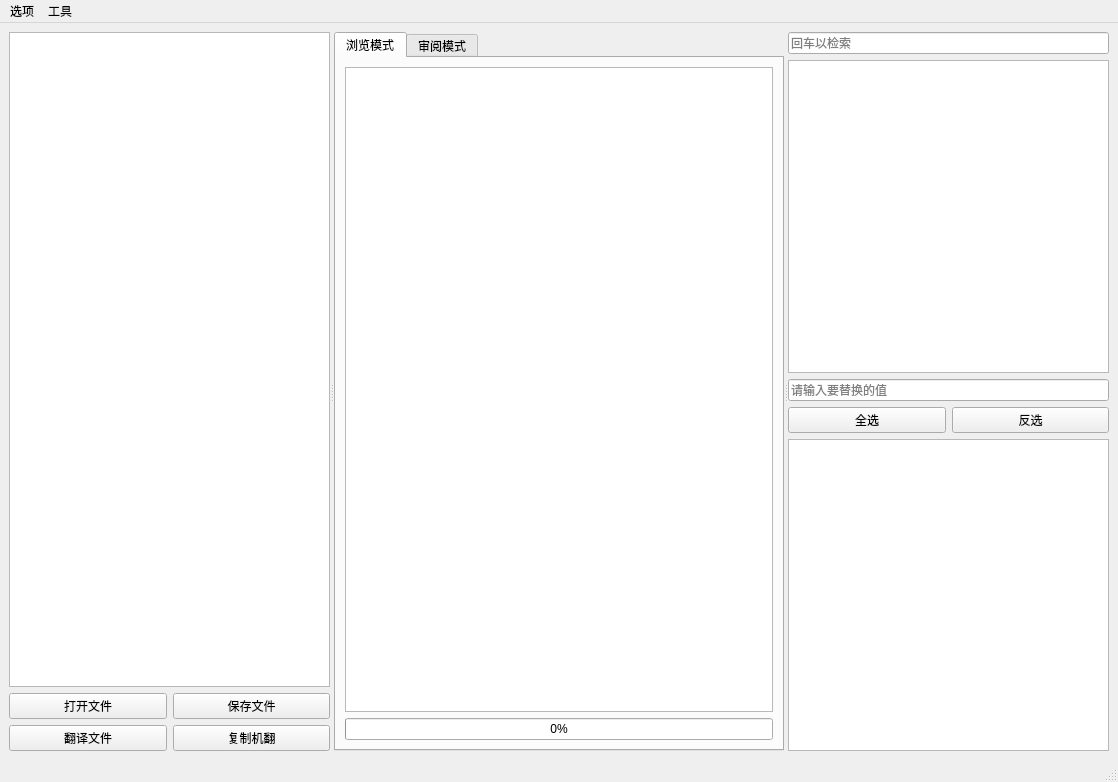
<?xml version="1.0" encoding="UTF-8"?>
<ui version="4.0">
 <class>MainWindow</class>
 <widget class="QMainWindow" name="MainWindow">
  <property name="geometry">
   <rect>
    <x>0</x>
    <y>0</y>
    <width>1118</width>
    <height>782</height>
   </rect>
  </property>
  <property name="windowTitle">
   <string>JSON-i18n</string>
  </property>
  <widget class="QWidget" name="centralwidget">
   <layout class="QGridLayout" name="gridLayout">
    <item row="0" column="0">
     <widget class="QSplitter" name="splitter">
      <property name="orientation">
       <enum>Qt::Horizontal</enum>
      </property>
      <widget class="QWidget" name="layoutWidget">
       <layout class="QVBoxLayout" name="verticalLayout_4">
        <item>
         <widget class="QTreeView" name="treeView">
          <property name="sizePolicy">
           <sizepolicy hsizetype="Preferred" vsizetype="Expanding">
            <horstretch>0</horstretch>
            <verstretch>0</verstretch>
           </sizepolicy>
          </property>
          <property name="minimumSize">
           <size>
            <width>300</width>
            <height>0</height>
           </size>
          </property>
          <attribute name="headerVisible">
           <bool>false</bool>
          </attribute>
         </widget>
        </item>
        <item>
         <layout class="QGridLayout" name="gridLayout_3">
          <item row="0" column="0">
           <widget class="QPushButton" name="printButton">
            <property name="text">
             <string>打开文件</string>
            </property>
           </widget>
          </item>
          <item row="1" column="0">
           <widget class="QPushButton" name="translateButton">
            <property name="text">
             <string>翻译文件</string>
            </property>
           </widget>
          </item>
          <item row="1" column="1">
           <widget class="QPushButton" name="copyButton">
            <property name="text">
             <string>复制机翻</string>
            </property>
           </widget>
          </item>
          <item row="0" column="1">
           <widget class="QPushButton" name="saveButton">
            <property name="text">
             <string>保存文件</string>
            </property>
           </widget>
          </item>
         </layout>
        </item>
       </layout>
      </widget>
      <widget class="QTabWidget" name="tabWidget">
       <property name="sizePolicy">
        <sizepolicy hsizetype="Maximum" vsizetype="Expanding">
         <horstretch>0</horstretch>
         <verstretch>0</verstretch>
        </sizepolicy>
       </property>
       <property name="currentIndex">
        <number>0</number>
       </property>
       <property name="iconSize">
        <size>
         <width>20</width>
         <height>30</height>
        </size>
       </property>
       <widget class="QWidget" name="tab_5">
        <attribute name="title">
         <string>浏览模式</string>
        </attribute>
        <layout class="QGridLayout" name="gridLayout_4">
         <item row="1" column="1">
          <widget class="QTableView" name="TableView">
           <property name="minimumSize">
            <size>
             <width>400</width>
             <height>0</height>
            </size>
           </property>
          </widget>
         </item>
         <item row="2" column="1">
          <widget class="QProgressBar" name="translateProgressBar">
           <property name="value">
            <number>0</number>
           </property>
          </widget>
         </item>
        </layout>
       </widget>
       <widget class="QWidget" name="tab_6">
        <attribute name="title">
         <string>审阅模式</string>
        </attribute>
        <layout class="QVBoxLayout" name="verticalLayout_6">
         <item>
          <widget class="QLabel" name="reviewLabel">
           <property name="text">
            <string>审阅模式</string>
           </property>
          </widget>
         </item>
         <item>
          <widget class="QPlainTextEdit" name="originalReviewPlainTextEdit">
           <property name="maximumSize">
            <size>
             <width>16777215</width>
             <height>50</height>
            </size>
           </property>
           <property name="readOnly">
            <bool>true</bool>
           </property>
          </widget>
         </item>
         <item>
          <widget class="QPlainTextEdit" name="translateReviewPlainTextEdit"/>
         </item>
         <item>
          <widget class="QPlainTextEdit" name="machineTranslateReviewPlainTextEdit">
           <property name="readOnly">
            <bool>true</bool>
           </property>
          </widget>
         </item>
         <item>
          <layout class="QHBoxLayout" name="horizontalLayout_3">
           <item>
            <widget class="QPushButton" name="reviewPreviousPushButton">
             <property name="text">
              <string>上一个</string>
             </property>
            </widget>
           </item>
           <item>
            <spacer name="horizontalSpacer_3">
             <property name="orientation">
              <enum>Qt::Horizontal</enum>
             </property>
             <property name="sizeHint" stdset="0">
              <size>
               <width>40</width>
               <height>20</height>
              </size>
             </property>
            </spacer>
           </item>
           <item>
            <widget class="QLineEdit" name="reviewJumpPageLineEdit">
             <property name="sizePolicy">
              <sizepolicy hsizetype="MinimumExpanding" vsizetype="Fixed">
               <horstretch>0</horstretch>
               <verstretch>0</verstretch>
              </sizepolicy>
             </property>
             <property name="alignment">
              <set>Qt::AlignCenter</set>
             </property>
             <property name="placeholderText">
              <string>跳转至</string>
             </property>
            </widget>
           </item>
           <item>
            <spacer name="horizontalSpacer_4">
             <property name="orientation">
              <enum>Qt::Horizontal</enum>
             </property>
             <property name="sizeHint" stdset="0">
              <size>
               <width>40</width>
               <height>20</height>
              </size>
             </property>
            </spacer>
           </item>
           <item>
            <widget class="QPushButton" name="reviewNextPushButton">
             <property name="text">
              <string>下一个</string>
             </property>
            </widget>
           </item>
          </layout>
         </item>
        </layout>
       </widget>
      </widget>
      <widget class="QWidget" name="layoutWidget">
       <layout class="QVBoxLayout" name="verticalLayout_2">
        <item>
         <widget class="QLineEdit" name="searchLineEdit">
          <property name="sizePolicy">
           <sizepolicy hsizetype="Preferred" vsizetype="Fixed">
            <horstretch>0</horstretch>
            <verstretch>0</verstretch>
           </sizepolicy>
          </property>
          <property name="minimumSize">
           <size>
            <width>300</width>
            <height>0</height>
           </size>
          </property>
          <property name="inputMask">
           <string/>
          </property>
          <property name="placeholderText">
           <string>回车以检索</string>
          </property>
         </widget>
        </item>
        <item>
         <widget class="QTableView" name="searchTableView">
          <property name="enabled">
           <bool>true</bool>
          </property>
          <property name="sizePolicy">
           <sizepolicy hsizetype="Preferred" vsizetype="Expanding">
            <horstretch>0</horstretch>
            <verstretch>0</verstretch>
           </sizepolicy>
          </property>
          <property name="minimumSize">
           <size>
            <width>0</width>
            <height>0</height>
           </size>
          </property>
          <attribute name="horizontalHeaderDefaultSectionSize">
           <number>123</number>
          </attribute>
         </widget>
        </item>
        <item>
         <layout class="QVBoxLayout" name="verticalLayout">
          <item>
           <widget class="QLineEdit" name="replacelineEdit">
            <property name="sizePolicy">
             <sizepolicy hsizetype="Preferred" vsizetype="Fixed">
              <horstretch>0</horstretch>
              <verstretch>0</verstretch>
             </sizepolicy>
            </property>
            <property name="minimumSize">
             <size>
              <width>0</width>
              <height>0</height>
             </size>
            </property>
            <property name="placeholderText">
             <string>请输入要替换的值</string>
            </property>
           </widget>
          </item>
          <item>
           <layout class="QHBoxLayout" name="horizontalLayout">
            <item>
             <widget class="QPushButton" name="selectAllPushButton">
              <property name="text">
               <string>全选</string>
              </property>
             </widget>
            </item>
            <item>
             <widget class="QPushButton" name="invertSelectionPushButton">
              <property name="text">
               <string>反选</string>
              </property>
             </widget>
            </item>
           </layout>
          </item>
         </layout>
        </item>
        <item>
         <widget class="QListView" name="replacelistView">
          <property name="sizePolicy">
           <sizepolicy hsizetype="Preferred" vsizetype="Expanding">
            <horstretch>0</horstretch>
            <verstretch>0</verstretch>
           </sizepolicy>
          </property>
          <property name="minimumSize">
           <size>
            <width>0</width>
            <height>0</height>
           </size>
          </property>
         </widget>
        </item>
       </layout>
      </widget>
     </widget>
    </item>
   </layout>
  </widget>
  <widget class="QMenuBar" name="menubar">
   <property name="geometry">
    <rect>
     <x>0</x>
     <y>0</y>
     <width>1118</width>
     <height>26</height>
    </rect>
   </property>
   <widget class="QMenu" name="menu12">
    <property name="title">
     <string>选项</string>
    </property>
    <addaction name="actionSettings"/>
    <addaction name="actionSaveLayout"/>
    <addaction name="actionAbout"/>
   </widget>
   <widget class="QMenu" name="menu">
    <property name="title">
     <string/>
    </property>
   </widget>
   <widget class="QMenu" name="menu_2">
    <property name="title">
     <string>工具</string>
    </property>
    <addaction name="actionClearSpaces"/>
    <addaction name="actionSaveAsSafeMode"/>
   </widget>
   <addaction name="menu12"/>
   <addaction name="menu_2"/>
   <addaction name="menu"/>
  </widget>
  <widget class="QStatusBar" name="statusbar"/>
  <action name="actionopen">
   <property name="text">
    <string>open</string>
   </property>
  </action>
  <action name="actionsave">
   <property name="text">
    <string>save</string>
   </property>
  </action>
  <action name="actiontool1">
   <property name="text">
    <string>一键替换</string>
   </property>
  </action>
  <action name="actionClearSpaces">
   <property name="text">
    <string>一键清空空格</string>
   </property>
  </action>
  <action name="actionSettings">
   <property name="text">
    <string>首选项</string>
   </property>
  </action>
  <action name="actionAbout">
   <property name="text">
    <string>关于</string>
   </property>
  </action>
  <action name="actionSaveLayout">
   <property name="text">
    <string>保存当前布局</string>
   </property>
  </action>
  <action name="actionSaveAsSafeMode">
   <property name="text">
    <string>安全模式保存</string>
   </property>
  </action>
 </widget>
 <resources/>
 <connections/>
</ui>
